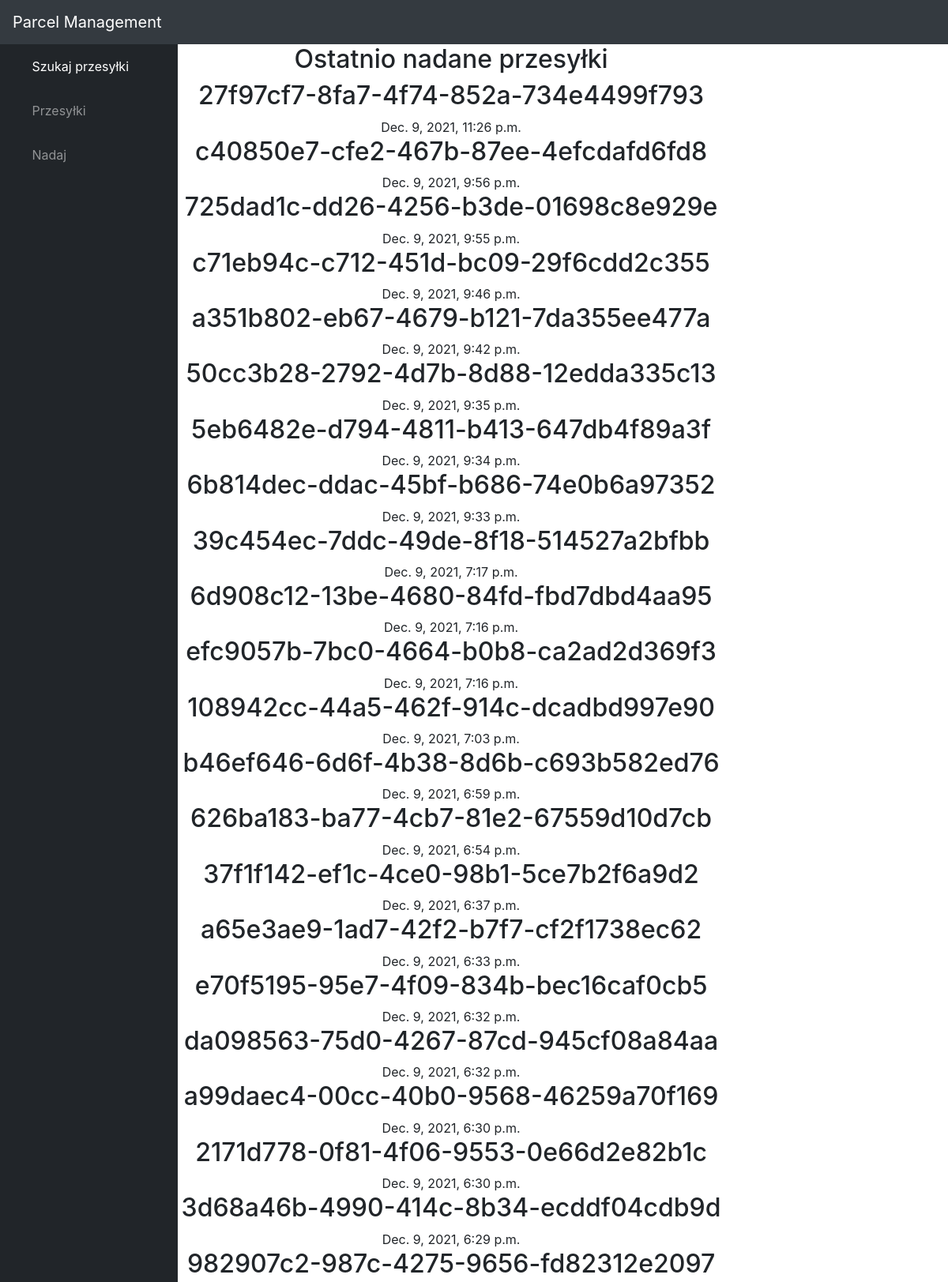
The app's page /parcels/ (upper part) with its own data.
### parcelmanagement/models.py (models this page shows, shortened)
class Parcel(models.Model):
    CATEGORY = (
        ("Niestandardowa" , "Niestandardowa"),
        ("Standardowa" , "Standardowa"),
        )
    parcelnumber = models.UUIDField(default = uuid.uuid4,unique = True,editable=False)
    price = models.FloatField(null = True)
    product = models.CharField(max_length=200,null=True,choices=CATEGORY)
    Sender = models.ForeignKey(Customer,on_delete=models.CASCADE,related_name='sender')
    Receiver = models.ForeignKey(Customer,on_delete = models.CASCADE,related_name='receiver')
    description = models.CharField(max_length=300,null=True)
    created = models.DateTimeField(auto_now_add=True)
    class Meta:
        ordering = ('-created',)
    def __str__(self):
        return (str(self.parcelnumber))

### parcelmanagement/views.py (the view)
# urls.py: path('parcels/',views.test_response,name = 'test_response'),
def test_response(request):
    wszystkie = Parcel.objects.all()
    return render(request,'parcels.html',{'Przesyłki':wszystkie})

### templates/parcels.html (shortened to what this page needs)
{% extends 'index.html' %}
{% block content %}
    <center>
<h2>Ostatnio nadane przesyłki   </h2>
    {% for parcel in Przesyłki %}
    <h2>{{ parcel }}</h2>
        {{ parcel.created }}
    {% endfor %}
  </center>
{% endblock %}

### records on screen
Parcel: parcelnumber "27f97cf7-8fa7-4f74-852a-734e4499f793", created "Dec. 9, 2021, 11:26 p.m."
Parcel: parcelnumber "c40850e7-cfe2-467b-87ee-4efcdafd6fd8", created "Dec. 9, 2021, 9:56 p.m."
Parcel: parcelnumber "725dad1c-dd26-4256-b3de-01698c8e929e", created "Dec. 9, 2021, 9:55 p.m."
Parcel: parcelnumber "c71eb94c-c712-451d-bc09-29f6cdd2c355", created "Dec. 9, 2021, 9:46 p.m."
Parcel: parcelnumber "a351b802-eb67-4679-b121-7da355ee477a", created "Dec. 9, 2021, 9:42 p.m."
Parcel: parcelnumber "50cc3b28-2792-4d7b-8d88-12edda335c13", created "Dec. 9, 2021, 9:35 p.m."
Parcel: parcelnumber "5eb6482e-d794-4811-b413-647db4f89a3f", created "Dec. 9, 2021, 9:34 p.m."
Parcel: parcelnumber "6b814dec-ddac-45bf-b686-74e0b6a97352", created "Dec. 9, 2021, 9:33 p.m."
Parcel: parcelnumber "39c454ec-7ddc-49de-8f18-514527a2bfbb", created "Dec. 9, 2021, 7:17 p.m."
Parcel: parcelnumber "6d908c12-13be-4680-84fd-fbd7dbd4aa95", created "Dec. 9, 2021, 7:16 p.m."
Parcel: parcelnumber "efc9057b-7bc0-4664-b0b8-ca2ad2d369f3", created "Dec. 9, 2021, 7:16 p.m."
Parcel: parcelnumber "108942cc-44a5-462f-914c-dcadbd997e90", created "Dec. 9, 2021, 7:03 p.m."
Parcel: parcelnumber "b46ef646-6d6f-4b38-8d6b-c693b582ed76", created "Dec. 9, 2021, 6:59 p.m."
Parcel: parcelnumber "626ba183-ba77-4cb7-81e2-67559d10d7cb", created "Dec. 9, 2021, 6:54 p.m."
Parcel: parcelnumber "37f1f142-ef1c-4ce0-98b1-5ce7b2f6a9d2", created "Dec. 9, 2021, 6:37 p.m."
Parcel: parcelnumber "a65e3ae9-1ad7-42f2-b7f7-cf2f1738ec62", created "Dec. 9, 2021, 6:33 p.m."
Parcel: parcelnumber "e70f5195-95e7-4f09-834b-bec16caf0cb5", created "Dec. 9, 2021, 6:32 p.m."
Parcel: parcelnumber "da098563-75d0-4267-87cd-945cf08a84aa", created "Dec. 9, 2021, 6:32 p.m."
Parcel: parcelnumber "a99daec4-00cc-40b0-9568-46259a70f169", created "Dec. 9, 2021, 6:30 p.m."
Parcel: parcelnumber "2171d778-0f81-4f06-9553-0e66d2e82b1c", created "Dec. 9, 2021, 6:30 p.m."
Parcel: parcelnumber "3d68a46b-4990-414c-8b34-ecddf04cdb9d", created "Dec. 9, 2021, 6:29 p.m."
Parcel: parcelnumber "982907c2-987c-4275-9656-fd82312e2097"
